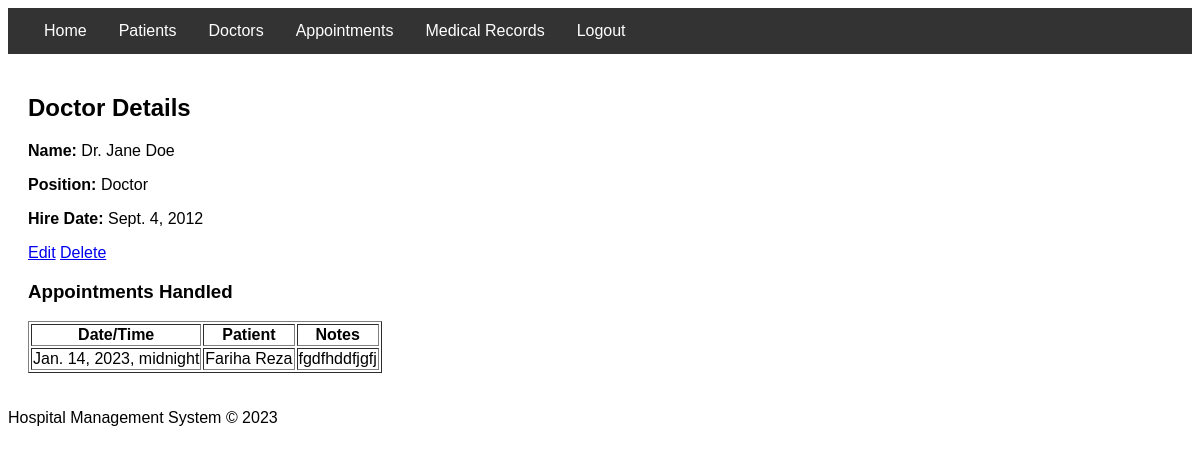
The page /hospital/staff/1/ (signed in) on the database its author committed.
### hospital/models.py (models this page shows, shortened)
class Staff(models.Model):
    user = models.OneToOneField(User, on_delete=models.CASCADE, related_name='staff')
    name = models.CharField(max_length=100)
    position = models.CharField(max_length=100)
    hire_date = models.DateField()

class Appointment(models.Model):
    patient = models.ForeignKey(Patient, on_delete=models.CASCADE)
    staff_member = models.ForeignKey(Staff, on_delete=models.CASCADE)
    date_time = models.DateTimeField()
    notes = models.TextField()
    STATUS_CHOICES = (
        ('pending', 'Pending'),
        ('approved', 'Approved'),
        ('cancelled', 'Cancelled'),
    )
    status = models.CharField(max_length=10, choices=STATUS_CHOICES, default='pending')

class Patient(models.Model):
    user = models.OneToOneField(User, on_delete=models.CASCADE, related_name='patient')
    name = models.CharField(max_length=100)
    date_of_birth = models.DateField()
    address = models.TextField()
    phone = models.CharField(max_length=15)
    email = models.EmailField()

### hospital/views.py (the view)
# urls.py: path('staff/<int:pk>/', views.staff_detail, name='staff_detail'),
@login_required
def staff_detail(request, pk):
    staff_member = get_object_or_404(Staff, pk=pk)
    appointments = Appointment.objects.filter(staff_member=staff_member)  # Fetch related appointments
    return render(request, 'hospital/staff_detail.html', {
        'staff_member': staff_member,
        'appointments': appointments
    })

### hospital/templates/hospital/staff_detail.html (shortened to what this page needs)
{% extends 'hospital/base.html' %}
{% block content %}
<div class="staff-detail-container">
    <h2>Doctor Details</h2>
    <div class="staff-info">
        <p><strong>Name:</strong> {{ staff_member.name }}</p>
        <p><strong>Position:</strong> {{ staff_member.position }}</p>
        <p><strong>Hire Date:</strong> {{ staff_member.hire_date }}</p>
    </div>
    <div class="staff-actions">
        <a href="{% url 'staff_edit' staff_member.id %}" class="button">Edit</a>
        <a href="{% url 'staff_delete' staff_member.id %}" class="button" onclick="return confirm('Are you sure?');">Delete</a>
    </div>
    <h3>Appointments Handled</h3>
    <table border="1">
        <tr>
            <th>Date/Time</th>
            <th>Patient</th>
            <th>Notes</th>
        </tr>
        {% for appointment in appointments %}
        <tr>
            <td>{{ appointment.date_time }}</td>
            <td>{{ appointment.patient.name }}</td>
            <td>{{ appointment.notes }}</td>
        </tr>
        {% empty %}
        <tr><td colspan="3">No appointments handled</td></tr>
        {% endfor %}
    </table>
</div>
{% endblock %}

### hospital/templates/hospital/base.html (style rules this page uses)
body { font-family: 'Arial', sans-serif; }

### rows shown on the page
Staff: name "Dr. Jane Doe", position "Doctor", hire_date "Sept. 4, 2012"
Appointment: date_time "Jan. 14, 2023, midnight", patient.name "Fariha Reza", notes "fgdfhddfjgfj"
